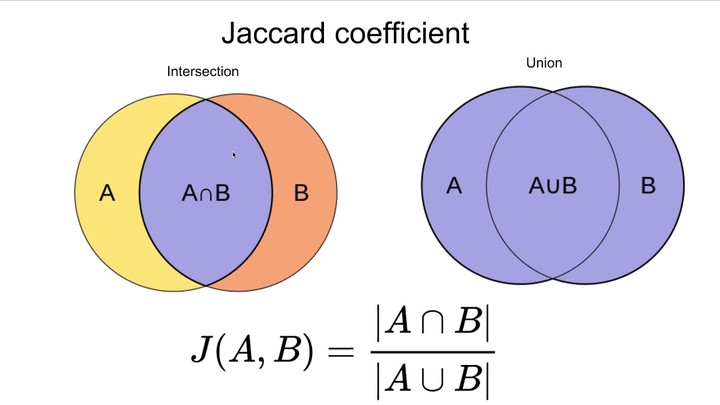
#> input picture Machine Learning/K Nearest Neighbours/Distance Metrics/Jaccard/images/jaccard.png, 720 x 405 px, found by its file name
$ jupyter execute 'Jaccard Index.ipynb'
#> lines starting #> are read from the running program, lines starting #| are printed output that depends on the picture
1. [Jaccard Index](#jaccard-index)

#### Jaccard index:
- it compares two clustering solution
- it measures the ratio of correct clustered data points to the overall data points from a class and the false positive predicted data point into the cluster
    - solution 1: ground truth
    - solution 2: algorithm clustering
    - Jaccard = TP/TP+FP+FN
    - the higher the valuer, the better

[cell 1]
from PIL import Image
from IPython.display import display

img = Image.open('images/jaccard.png')
#> img is the input picture: PIL image 720x405 RGB; mean R, G, B 228.9, 223.6, 230.6
new_image = img.resize((520, 80))
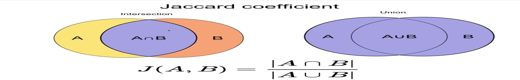
#> new_image: PIL image 520x80 RGB; mean R, G, B 228.8, 223.5, 230.5
display(new_image)
